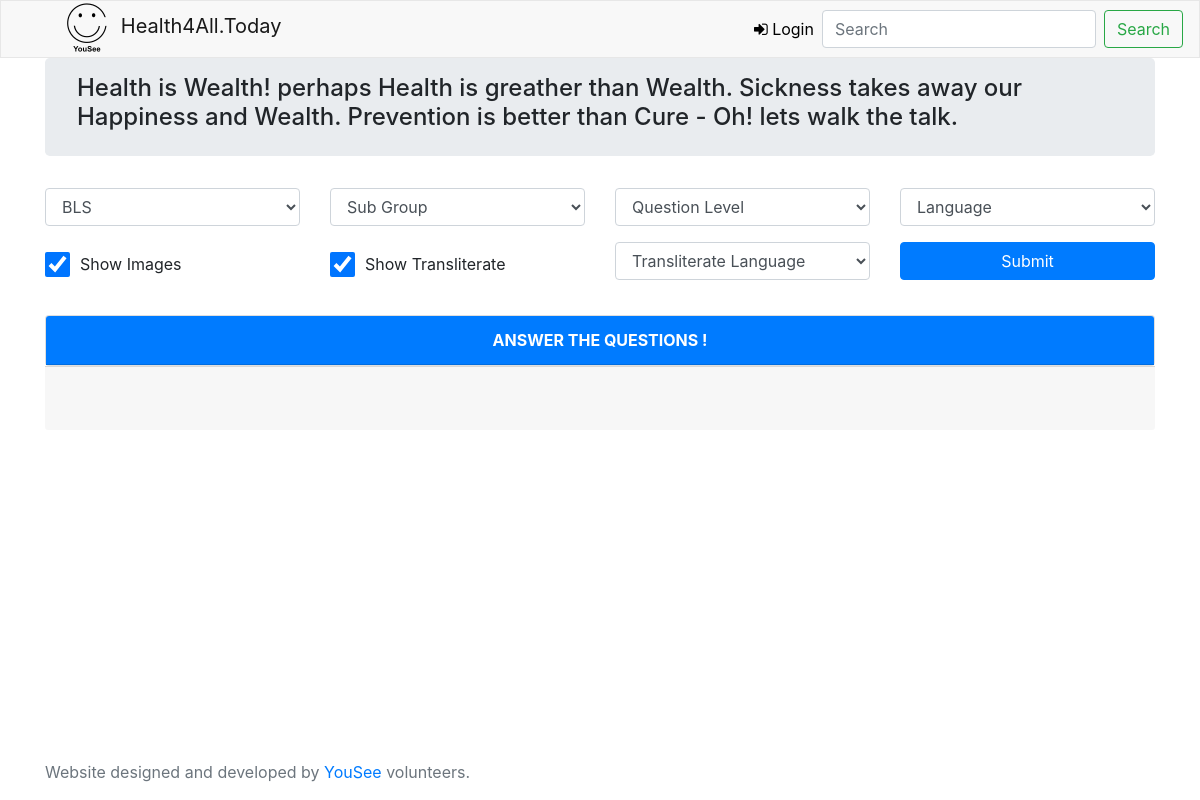
The page / on the database its author committed.
### tables this page shows
CREATE TABLE IF NOT EXISTS `banner_text` (
  `banner_id` int(11) NOT NULL AUTO_INCREMENT,
  `banner_text` text NOT NULL,
  `status` tinyint(1) NOT NULL,
  PRIMARY KEY (`banner_id`)
);

CREATE TABLE IF NOT EXISTS `defaults` (
  `default_id` varchar(50) NOT NULL,
  `default_tilte` varchar(100) NOT NULL,
  `default_description` mediumtext DEFAULT NULL,
  `default_type` varchar(100) NOT NULL,
  `default_unit` varchar(50) DEFAULT NULL,
  `lower_range` varchar(10) DEFAULT NULL,
  `upper_range` varchar(10) DEFAULT NULL,
  `value` varchar(50) DEFAULT NULL,
  PRIMARY KEY (`default_id`)
);

### application/controllers/welcome.php (called while the page is built, shortened)
<?php
class Welcome extends CI_Controller {
	function __construct() {
		$this->load->model('master_model');
    }
	public function index()
	{
		$this->data['title']="";
		$this->data['banner_text'] = $this->master_model->get_banner_text();
		$this->data['display_max_height'] = $this->master_model->get_defaults('display_max_height');
		$this->data['display_max_width'] = $this->master_model->get_defaults('display_max_width');
		$this->data['bootstrap_question_col_values'] = $this->master_model->get_defaults('bootstrap_question_col_values');
		$this->data['display_images'] = $this->master_model->get_defaults('display_images');
		$this->data['user_display_images'] = $this->master_model->get_defaults('user_display_images');
		$this->data['display_transliterate'] = $this->master_model->get_defaults('display_transliterate');
		$this->data['user_display_transliterate'] = $this->master_model->get_defaults('user_display_transliterate');
		$this->load->view('templates/header' , $this->data);
		$this->data['groups'] = $this->master_model->get_groups();
		$this->data['sub_groups'] = $this->master_model->get_sub_groups();
		$this->data['question_levels'] = $this->master_model->get_question_levels();
		$this->data['languages'] = $this->master_model->get_languages();
		$this->load->view('home', $this->data);
		$this->load->view('templates/footer' ,$this->data);
	}
}

### index.php (called while the page is built, shortened)
<?php
require_once BASEPATH.'core/CodeIgniter.php';

### application/models/master_model.php (called while the page is built, shortened)
<?php
class Master_model extends CI_Model {
    function get_banner_text(){
       $this->db->select("banner_text")->from('banner_text')->where('status',1);
       $query = $this->db->get();
       $result =  $query->result();
        if($result){
            return $result;
        }else{
            return false;
        }
    }
    function get_defaults($id) {
        $this->db->select('*')->from('defaults')->where('default_id',$id);
       $query = $this->db->get();
       $result =  $query->result();
        if($result){
            return $result;
        }else{
            return false;
        }
    }
    function get_groups() {
        $this->db->select('*')->from('groups');
        $query = $this->db->get();
        $result =  $query->result();
        if($result){
            return $result;
           }else{
               return false;
           }
    }
    function get_sub_groups(){
        $this->db->select('*')->from('sub_groups');
        $query = $this->db->get();
        $result =  $query->result();
        if($result){
            return $result;
           }else{
               return false;
           }
    }
    function get_languages(){
        $this->db->select('language_id , language')->from('language');
        $query = $this->db->get();
        $result =  $query->result();
        if($result){
            return $result;
           }else{
               return false;
           }
    }
    function get_question_levels() {
        $this->db->select('*')->from('question_level');
        $query = $this->db->get();
        $result =  $query->result();
        if($result){
            return $result;
           }else{
               return false;
           }
    }
}

### application/views/home.php (the view, shortened to what this page needs)
<main role="main" class="flex-shrink-0">
  <div class="container">
	<div class="jumbotron" style="padding-top:1rem;padding-bottom:1rem;">
	<h4 ><?php echo $banner_text[0]->banner_text;?></h4>
	</div>
  </div>
  <div class="container">
        <div class="row">
            <div class="form-group col-md-3">
                <select class="form-control shadow-none " name="group" id="group_id" required >
                    <?php
                        foreach($groups as $r){
                            echo "<option  value='".$r->group_id."'";
                            if($this->input->post('group_name') && $this->input->post('group_name') == $r->group_id) echo " selected ";
                            if($r->default_group == 1) echo "selected";
                            echo ">".$r->group_name."</option>";
                        }
                    ?>
                </select>
            </div>
            <div class="form-group col-md-3">
                <select class="form-control" name="sub_group" id="sub_group_id">
                <option value="0" selected>Sub Group</option>
                </select>
            </div>
            <div class="form-group col-md-3">
                <select class="form-control" name="question_level" id="question_level_id" required>
                    <option value="0" selected>Question Level</option>
                </select>
            </div>
            <div class="col-md-3">
                <select class="form-control"  name="language" id="language" required>
                    <option value="0" selected >Language</option>
                </select>
            </div>
        </div>
        <div class="row">
            <?php if($display_images[0]->value) { ?>
                    <div class="col-md-3" style="display:inline-flex; margin-top:10px;">
                        <input  type="checkbox" name="show_images" id="show_images" style="width:25px;height:25px;" <?php echo $user_display_images[0]->value ? 'checked' :''  ?>>
                        <label for="showImages" style="padding-left:10px;">Show Images</label>
                    </div>
            <?php }  if($display_transliterate[0]->value) { ?>
                    <div class="col-md-3 form-group" style="display:inline-flex; margin-top:10px;">
                        <input  type="checkbox" name="show_transliterate" id="show_transliterate" style="width:25px;height:25px;" <?php echo $user_display_transliterate[0]->value ? 'checked' :''  ?> onchange="toggleTranslateLanguage()"/>
                        <label for="showImages" style="padding-left:10px;">Show Transliterate</label>
                    </div>
                    <div class="col-md-3 form-group">
                        <select class="form-control"  name="language" id="transliterate_language" required>
                            <option value="0" selected >Transliterate Language</option>
                        </select>
                    </div>
            <?php } ?>
            <div class="col-md-3 form-group">
                <button type="button" class='btn btn-primary btn-block' onclick='loadData()' >Submit</button>
            </div>
        </div>
  </div>
  <div class="container" id="quiz" style="margin-top:15px;">
        <div class="card">
           <div class="card-header bg-primary text-white" style="text-align:center">
            <b>ANSWER THE <span id="no_of_questions"></span> QUESTIONS !</b>
           </div>
        </div>
        <div class="card-footer">
        </div>
	</div>
</main>

### application/views/templates/header.php (shortened to what this page needs)
<!doctype html>
<html lang="en" class="h-100">
  <head>
    <link href="<?php echo base_url();?>assets/css/bootstrap.min.css" rel="stylesheet">
    <link href="<?php echo base_url();?>assets/css/sweetalert.min.css" rel="stylesheet">
    <link rel="stylesheet" type="text/css" href="<?php echo base_url(); ?>assets/css/font-awesome.min.css" >
    <link rel="stylesheet" type="text/css" href="<?php echo base_url(); ?>assets/css/youseelogo.css" media='screen,print'>
  </head>
  <body class="d-flex flex-column h-100">
    <header>
  <nav class="navbar navbar-expand-md navbar-light   justify-content-between">
    <a class="navbar-brand" href="https://yousee.in/c4c" target="_blank"><span style="position:absolute;font-size:2.7em;left:5%;top:-18px" class="logo logo-yousee"></a>
    <a class="navbar-brand" href="<?php echo base_url();?>" >
    <span style="position:absolute;left:10%;top:10px">Health4All.Today</span></a>
    <div class="collapse navbar-collapse" id="navbarCollapse">
      <?php
        $logged_in=$this->session->userdata('logged_in');
      if($logged_in) { ?>
        <!-- <li class="nav-item active">
          <a class="nav-link" href="<?php echo base_url();?>admin" >Home <span class="sr-only">(current)</span></a>
        </li> -->
      </ul>
      <ul class="navbar-nav navbar-right ">
        <li class="nav-item active">
          <a class="nav-link" href="<?php echo base_url();?>admin" >Home <span class="sr-only">(current)</span></a>
        </li>
          <li class="nav-item">
             <a class="nav-link" href="#" style="text-decoration:none; color:black;"> <?php echo $logged_in['username']." | " ; ?></a>
          </li>
          <li class="dropdown">
            <a href="#" class="dropdown-toggle nav-link" data-toggle="dropdown" style="text-decoration:none; color:black;" ><i class="fa fa-gear"></i> Settings <b class="caret"></b></a>
            <ul class="dropdown-menu">
              <a class="dropdown-item" href="<?php echo base_url()."admin/change_password";?>"><i class="fa fa-edit"></i> Change Password</a>
              <a class="dropdown-item" href="<?php echo base_url();?>admin/logout"><i class="fa fa-sign-out"></i> Logout</a>
            </ul>
          </li>
        <?php } else {?>
          <ul class="navbar-nav navbar-right">
            <li class="nav-item   <?php if(preg_match("^".base_url()."admin/login^",current_url())){ echo " active";}?>">
              <a class="nav-link" href="<?php echo base_url()."admin/login";?>" style="text-decoration:none; color:black;"><i class="fa fa-sign-in" style="color:black;"></i> Login</a>
            </li>
          </ul>
        <?php }?>
      <form class="form-inline mt-2 mt-md-0">
        <input class="form-control mr-sm-2" type="text" placeholder="Search" aria-label="Search">
        <button class="btn btn-outline-success my-2 my-sm-0" type="submit">Search</button>
      </form>
    </div>
  </nav>
</header>

### application/views/templates/footer.php (shortened to what this page needs)
<footer class="footer mt-auto py-3">
  <div class="container">
    <span class="text-muted"><?php echo $banner_text[1]->banner_text;?> </span> <br> <br>
    <span class="text-muted">Website designed and developed by <a href='https://www.yousee.in/' target='_blank'>YouSee</a> volunteers.</span>
  </div>
</footer>
    </body>
</html>

### assets/css/youseelogo.css (style rules this page uses)
.logo { position:relative; display: inline-block; font-family: 'Yousee Regular'; font-style: normal; font-weight: normal; -webkit-font-smoothing: antialiased; -moz-osx-font-smoothing: grayscale; color:black; }
.logo-yousee:before { content : "a"; }

### application/views/templates/header.php (style rules this page uses)
.navbar { background-color: #f8f8f8; border:1px solid #e7e7e7; }

### application/views/home.php (style rules this page uses)
select , .answer , .page-item { cursor: pointer; }
.card-footer { color:blue; height:4rem; }

### rows shown on the page
banner_text: banner_text "Health is Wealth! perhaps Health is greather than Wealth. Sickness takes away our Happiness and Wealth. Prevention is better than Cure - Oh! lets walk the talk."
defaults: value "☑"
defaults: value "☑"

### other values the page prints
form field group "BLS"
